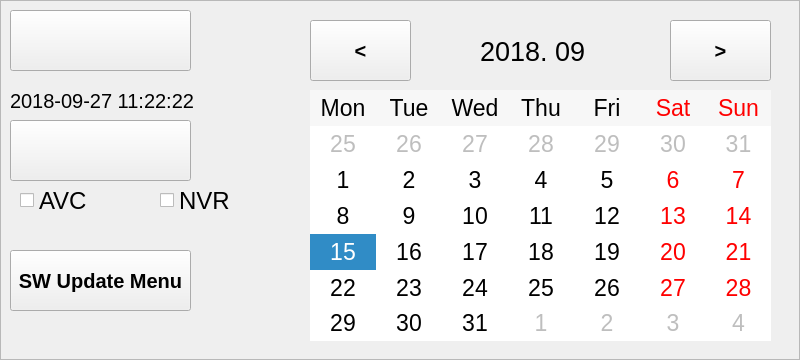
<?xml version="1.0" encoding="UTF-8"?>
<ui version="4.0">
 <class>updateMainFrame</class>
 <widget class="QFrame" name="updateMainFrame">
  <property name="geometry">
   <rect>
    <x>0</x>
    <y>0</y>
    <width>800</width>
    <height>360</height>
   </rect>
  </property>
  <property name="windowTitle">
   <string>Frame</string>
  </property>
  <property name="frameShape">
   <enum>QFrame::StyledPanel</enum>
  </property>
  <property name="frameShadow">
   <enum>QFrame::Raised</enum>
  </property>
  <widget class="QPushButton" name="pb_schedule">
   <property name="geometry">
    <rect>
     <x>10</x>
     <y>10</y>
     <width>181</width>
     <height>61</height>
    </rect>
   </property>
   <property name="font">
    <font>
     <pointsize>15</pointsize>
     <weight>75</weight>
     <bold>true</bold>
    </font>
   </property>
   <property name="text">
    <string/>
   </property>
  </widget>
  <widget class="QPushButton" name="pb_log">
   <property name="geometry">
    <rect>
     <x>10</x>
     <y>120</y>
     <width>181</width>
     <height>61</height>
    </rect>
   </property>
   <property name="font">
    <font>
     <pointsize>15</pointsize>
     <weight>75</weight>
     <bold>true</bold>
    </font>
   </property>
   <property name="text">
    <string/>
   </property>
  </widget>
  <widget class="QCalendarWidget" name="calendar">
   <property name="geometry">
    <rect>
     <x>310</x>
     <y>90</y>
     <width>461</width>
     <height>251</height>
    </rect>
   </property>
   <property name="font">
    <font>
     <pointsize>17</pointsize>
    </font>
   </property>
   <property name="gridVisible">
    <bool>false</bool>
   </property>
   <property name="horizontalHeaderFormat">
    <enum>QCalendarWidget::ShortDayNames</enum>
   </property>
   <property name="verticalHeaderFormat">
    <enum>QCalendarWidget::NoVerticalHeader</enum>
   </property>
   <property name="navigationBarVisible">
    <bool>false</bool>
   </property>
  </widget>
  <widget class="QCheckBox" name="cb_avc">
   <property name="geometry">
    <rect>
     <x>20</x>
     <y>190</y>
     <width>111</width>
     <height>21</height>
    </rect>
   </property>
   <property name="font">
    <font>
     <pointsize>18</pointsize>
    </font>
   </property>
   <property name="text">
    <string>AVC</string>
   </property>
  </widget>
  <widget class="QCheckBox" name="cb_nvr">
   <property name="geometry">
    <rect>
     <x>160</x>
     <y>190</y>
     <width>85</width>
     <height>21</height>
    </rect>
   </property>
   <property name="font">
    <font>
     <pointsize>18</pointsize>
    </font>
   </property>
   <property name="text">
    <string>NVR</string>
   </property>
  </widget>
  <widget class="QPushButton" name="pb_prev">
   <property name="geometry">
    <rect>
     <x>310</x>
     <y>20</y>
     <width>101</width>
     <height>61</height>
    </rect>
   </property>
   <property name="font">
    <font>
     <pointsize>15</pointsize>
     <weight>75</weight>
     <bold>true</bold>
    </font>
   </property>
   <property name="text">
    <string>&lt;</string>
   </property>
  </widget>
  <widget class="QPushButton" name="pb_next">
   <property name="geometry">
    <rect>
     <x>670</x>
     <y>20</y>
     <width>101</width>
     <height>61</height>
    </rect>
   </property>
   <property name="font">
    <font>
     <pointsize>15</pointsize>
     <weight>75</weight>
     <bold>true</bold>
    </font>
   </property>
   <property name="text">
    <string>&gt;</string>
   </property>
  </widget>
  <widget class="QLabel" name="lb_year">
   <property name="geometry">
    <rect>
     <x>480</x>
     <y>31</y>
     <width>141</width>
     <height>41</height>
    </rect>
   </property>
   <property name="font">
    <font>
     <pointsize>20</pointsize>
    </font>
   </property>
   <property name="text">
    <string>2018. 09</string>
   </property>
  </widget>
  <widget class="QPushButton" name="pb_SwUpdate">
   <property name="geometry">
    <rect>
     <x>10</x>
     <y>250</y>
     <width>181</width>
     <height>61</height>
    </rect>
   </property>
   <property name="font">
    <font>
     <pointsize>15</pointsize>
     <weight>75</weight>
     <bold>true</bold>
    </font>
   </property>
   <property name="text">
    <string>SW Update Menu</string>
   </property>
  </widget>
  <widget class="QLabel" name="lb_AVC_Schedule">
   <property name="geometry">
    <rect>
     <x>10</x>
     <y>80</y>
     <width>221</width>
     <height>41</height>
    </rect>
   </property>
   <property name="font">
    <font>
     <pointsize>15</pointsize>
    </font>
   </property>
   <property name="text">
    <string>2018-09-27 11:22:22</string>
   </property>
  </widget>
  <widget class="QLabel" name="USB_INSERT">
   <property name="geometry">
    <rect>
     <x>220</x>
     <y>250</y>
     <width>61</width>
     <height>81</height>
    </rect>
   </property>
   <property name="font">
    <font>
     <pointsize>15</pointsize>
     <weight>50</weight>
     <bold>false</bold>
    </font>
   </property>
   <property name="layoutDirection">
    <enum>Qt::LeftToRight</enum>
   </property>
   <property name="text">
    <string/>
   </property>
   <property name="alignment">
    <set>Qt::AlignLeading|Qt::AlignLeft|Qt::AlignVCenter</set>
   </property>
  </widget>
  <widget class="QLabel" name="STATUS_LABEL_BG">
   <property name="geometry">
    <rect>
     <x>0</x>
     <y>0</y>
     <width>801</width>
     <height>361</height>
    </rect>
   </property>
   <property name="palette">
    <palette>
     <active>
      <colorrole role="WindowText">
       <brush brushstyle="SolidPattern">
        <color alpha="255">
         <red>0</red>
         <green>0</green>
         <blue>0</blue>
        </color>
       </brush>
      </colorrole>
      <colorrole role="Button">
       <brush brushstyle="SolidPattern">
        <color alpha="255">
         <red>170</red>
         <green>255</green>
         <blue>255</blue>
        </color>
       </brush>
      </colorrole>
      <colorrole role="Light">
       <brush brushstyle="SolidPattern">
        <color alpha="255">
         <red>255</red>
         <green>255</green>
         <blue>255</blue>
        </color>
       </brush>
      </colorrole>
      <colorrole role="Midlight">
       <brush brushstyle="SolidPattern">
        <color alpha="255">
         <red>212</red>
         <green>255</green>
         <blue>255</blue>
        </color>
       </brush>
      </colorrole>
      <colorrole role="Dark">
       <brush brushstyle="SolidPattern">
        <color alpha="255">
         <red>85</red>
         <green>127</green>
         <blue>127</blue>
        </color>
       </brush>
      </colorrole>
      <colorrole role="Mid">
       <brush brushstyle="SolidPattern">
        <color alpha="255">
         <red>113</red>
         <green>170</green>
         <blue>170</blue>
        </color>
       </brush>
      </colorrole>
      <colorrole role="Text">
       <brush brushstyle="SolidPattern">
        <color alpha="255">
         <red>0</red>
         <green>0</green>
         <blue>0</blue>
        </color>
       </brush>
      </colorrole>
      <colorrole role="BrightText">
       <brush brushstyle="SolidPattern">
        <color alpha="255">
         <red>255</red>
         <green>255</green>
         <blue>255</blue>
        </color>
       </brush>
      </colorrole>
      <colorrole role="ButtonText">
       <brush brushstyle="SolidPattern">
        <color alpha="255">
         <red>0</red>
         <green>0</green>
         <blue>0</blue>
        </color>
       </brush>
      </colorrole>
      <colorrole role="Base">
       <brush brushstyle="SolidPattern">
        <color alpha="255">
         <red>255</red>
         <green>255</green>
         <blue>255</blue>
        </color>
       </brush>
      </colorrole>
      <colorrole role="Window">
       <brush brushstyle="SolidPattern">
        <color alpha="255">
         <red>170</red>
         <green>255</green>
         <blue>255</blue>
        </color>
       </brush>
      </colorrole>
      <colorrole role="Shadow">
       <brush brushstyle="SolidPattern">
        <color alpha="255">
         <red>0</red>
         <green>0</green>
         <blue>0</blue>
        </color>
       </brush>
      </colorrole>
      <colorrole role="AlternateBase">
       <brush brushstyle="SolidPattern">
        <color alpha="255">
         <red>212</red>
         <green>255</green>
         <blue>255</blue>
        </color>
       </brush>
      </colorrole>
      <colorrole role="ToolTipBase">
       <brush brushstyle="SolidPattern">
        <color alpha="255">
         <red>255</red>
         <green>255</green>
         <blue>220</blue>
        </color>
       </brush>
      </colorrole>
      <colorrole role="ToolTipText">
       <brush brushstyle="SolidPattern">
        <color alpha="255">
         <red>0</red>
         <green>0</green>
         <blue>0</blue>
        </color>
       </brush>
      </colorrole>
     </active>
     <inactive>
      <colorrole role="WindowText">
       <brush brushstyle="SolidPattern">
        <color alpha="255">
         <red>0</red>
         <green>0</green>
         <blue>0</blue>
        </color>
       </brush>
      </colorrole>
      <colorrole role="Button">
       <brush brushstyle="SolidPattern">
        <color alpha="255">
         <red>170</red>
         <green>255</green>
         <blue>255</blue>
        </color>
       </brush>
      </colorrole>
      <colorrole role="Light">
       <brush brushstyle="SolidPattern">
        <color alpha="255">
         <red>255</red>
         <green>255</green>
         <blue>255</blue>
        </color>
       </brush>
      </colorrole>
      <colorrole role="Midlight">
       <brush brushstyle="SolidPattern">
        <color alpha="255">
         <red>212</red>
         <green>255</green>
         <blue>255</blue>
        </color>
       </brush>
      </colorrole>
      <colorrole role="Dark">
       <brush brushstyle="SolidPattern">
        <color alpha="255">
         <red>85</red>
         <green>127</green>
         <blue>127</blue>
        </color>
       </brush>
      </colorrole>
      <colorrole role="Mid">
       <brush brushstyle="SolidPattern">
        <color alpha="255">
         <red>113</red>
         <green>170</green>
         <blue>170</blue>
        </color>
       </brush>
      </colorrole>
      <colorrole role="Text">
       <brush brushstyle="SolidPattern">
        <color alpha="255">
         <red>0</red>
         <green>0</green>
         <blue>0</blue>
        </color>
       </brush>
      </colorrole>
      <colorrole role="BrightText">
       <brush brushstyle="SolidPattern">
        <color alpha="255">
         <red>255</red>
         <green>255</green>
         <blue>255</blue>
        </color>
       </brush>
      </colorrole>
      <colorrole role="ButtonText">
       <brush brushstyle="SolidPattern">
        <color alpha="255">
         <red>0</red>
         <green>0</green>
         <blue>0</blue>
        </color>
       </brush>
      </colorrole>
      <colorrole role="Base">
       <brush brushstyle="SolidPattern">
        <color alpha="255">
         <red>255</red>
         <green>255</green>
         <blue>255</blue>
        </color>
       </brush>
      </colorrole>
      <colorrole role="Window">
       <brush brushstyle="SolidPattern">
        <color alpha="255">
         <red>170</red>
         <green>255</green>
         <blue>255</blue>
        </color>
       </brush>
      </colorrole>
      <colorrole role="Shadow">
       <brush brushstyle="SolidPattern">
        <color alpha="255">
         <red>0</red>
         <green>0</green>
         <blue>0</blue>
        </color>
       </brush>
      </colorrole>
      <colorrole role="AlternateBase">
       <brush brushstyle="SolidPattern">
        <color alpha="255">
         <red>212</red>
         <green>255</green>
         <blue>255</blue>
        </color>
       </brush>
      </colorrole>
      <colorrole role="ToolTipBase">
       <brush brushstyle="SolidPattern">
        <color alpha="255">
         <red>255</red>
         <green>255</green>
         <blue>220</blue>
        </color>
       </brush>
      </colorrole>
      <colorrole role="ToolTipText">
       <brush brushstyle="SolidPattern">
        <color alpha="255">
         <red>0</red>
         <green>0</green>
         <blue>0</blue>
        </color>
       </brush>
      </colorrole>
     </inactive>
     <disabled>
      <colorrole role="WindowText">
       <brush brushstyle="SolidPattern">
        <color alpha="255">
         <red>85</red>
         <green>127</green>
         <blue>127</blue>
        </color>
       </brush>
      </colorrole>
      <colorrole role="Button">
       <brush brushstyle="SolidPattern">
        <color alpha="255">
         <red>170</red>
         <green>255</green>
         <blue>255</blue>
        </color>
       </brush>
      </colorrole>
      <colorrole role="Light">
       <brush brushstyle="SolidPattern">
        <color alpha="255">
         <red>255</red>
         <green>255</green>
         <blue>255</blue>
        </color>
       </brush>
      </colorrole>
      <colorrole role="Midlight">
       <brush brushstyle="SolidPattern">
        <color alpha="255">
         <red>212</red>
         <green>255</green>
         <blue>255</blue>
        </color>
       </brush>
      </colorrole>
      <colorrole role="Dark">
       <brush brushstyle="SolidPattern">
        <color alpha="255">
         <red>85</red>
         <green>127</green>
         <blue>127</blue>
        </color>
       </brush>
      </colorrole>
      <colorrole role="Mid">
       <brush brushstyle="SolidPattern">
        <color alpha="255">
         <red>113</red>
         <green>170</green>
         <blue>170</blue>
        </color>
       </brush>
      </colorrole>
      <colorrole role="Text">
       <brush brushstyle="SolidPattern">
        <color alpha="255">
         <red>85</red>
         <green>127</green>
         <blue>127</blue>
        </color>
       </brush>
      </colorrole>
      <colorrole role="BrightText">
       <brush brushstyle="SolidPattern">
        <color alpha="255">
         <red>255</red>
         <green>255</green>
         <blue>255</blue>
        </color>
       </brush>
      </colorrole>
      <colorrole role="ButtonText">
       <brush brushstyle="SolidPattern">
        <color alpha="255">
         <red>85</red>
         <green>127</green>
         <blue>127</blue>
        </color>
       </brush>
      </colorrole>
      <colorrole role="Base">
       <brush brushstyle="SolidPattern">
        <color alpha="255">
         <red>170</red>
         <green>255</green>
         <blue>255</blue>
        </color>
       </brush>
      </colorrole>
      <colorrole role="Window">
       <brush brushstyle="SolidPattern">
        <color alpha="255">
         <red>170</red>
         <green>255</green>
         <blue>255</blue>
        </color>
       </brush>
      </colorrole>
      <colorrole role="Shadow">
       <brush brushstyle="SolidPattern">
        <color alpha="255">
         <red>0</red>
         <green>0</green>
         <blue>0</blue>
        </color>
       </brush>
      </colorrole>
      <colorrole role="AlternateBase">
       <brush brushstyle="SolidPattern">
        <color alpha="255">
         <red>170</red>
         <green>255</green>
         <blue>255</blue>
        </color>
       </brush>
      </colorrole>
      <colorrole role="ToolTipBase">
       <brush brushstyle="SolidPattern">
        <color alpha="255">
         <red>255</red>
         <green>255</green>
         <blue>220</blue>
        </color>
       </brush>
      </colorrole>
      <colorrole role="ToolTipText">
       <brush brushstyle="SolidPattern">
        <color alpha="255">
         <red>0</red>
         <green>0</green>
         <blue>0</blue>
        </color>
       </brush>
      </colorrole>
     </disabled>
    </palette>
   </property>
   <property name="font">
    <font>
     <pointsize>20</pointsize>
     <weight>50</weight>
     <italic>false</italic>
     <bold>false</bold>
    </font>
   </property>
   <property name="text">
    <string/>
   </property>
   <property name="alignment">
    <set>Qt::AlignCenter</set>
   </property>
  </widget>
  <zorder>STATUS_LABEL_BG</zorder>
  <zorder>pb_schedule</zorder>
  <zorder>pb_log</zorder>
  <zorder>calendar</zorder>
  <zorder>cb_avc</zorder>
  <zorder>cb_nvr</zorder>
  <zorder>pb_prev</zorder>
  <zorder>pb_next</zorder>
  <zorder>lb_year</zorder>
  <zorder>pb_SwUpdate</zorder>
  <zorder>lb_AVC_Schedule</zorder>
  <zorder>USB_INSERT</zorder>
 </widget>
 <resources/>
 <connections/>
</ui>
